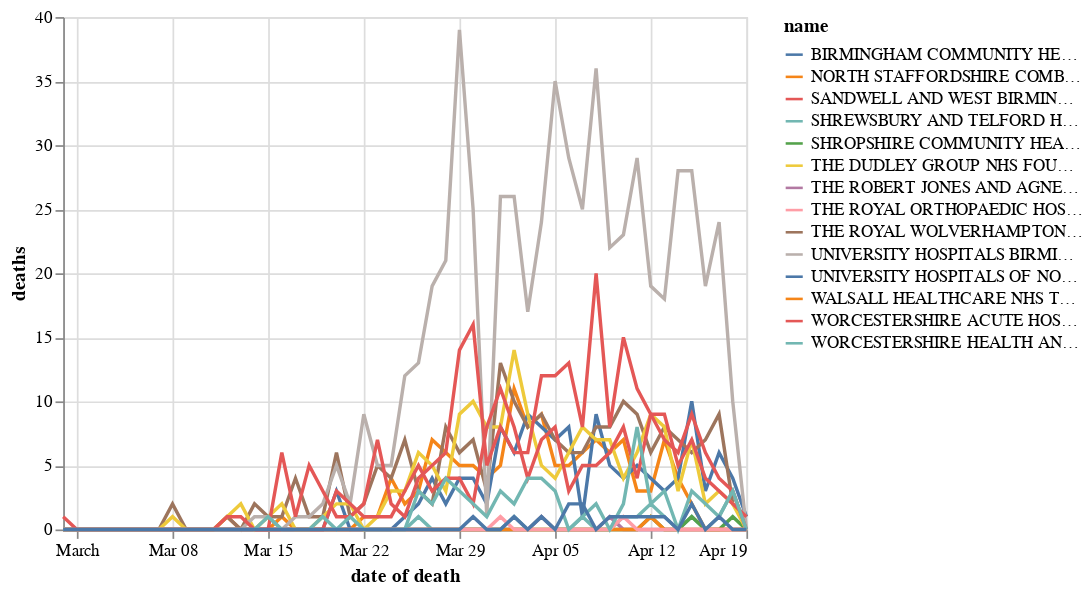

Write notebook code for a chart like this one.
### Markdown cell above
## Deaths on date died by trust

### Code cell
chart_doddbt = our_trusts_historical.copy()
chart_doddbt_latest = chart_doddbt['date reported'].max()
chart_doddbt = chart_doddbt[chart_doddbt['date reported'] == chart_doddbt_latest]
chart_doddbt = chart_doddbt.groupby(['code','name','date of death'], as_index=False)['deaths'].sum()
chart_doddbt['cumulative deaths'] = chart_doddbt.groupby('name').cumsum()

alt.Chart(chart_doddbt).mark_line().encode(
    x='date of death',
    y='deaths',
    color='name'
)

### Figure 1 — Vega-Lite specification as saved in the notebook (floating-point values rounded to 4 significant figures; data arrays with more than 128 entries replaced by an {"elided": "..."} marker saying what was removed)
{"config": {"view": {"continuousWidth": 400, "continuousHeight": 300}}, "data": {"name": "data-457eb793dc24a7c9db36f6272bd11c35"}, "mark": "line", "encoding": {"color": {"type": "nominal", "field": "name"}, "x": {"type": "temporal", "field": "date of death"}, "y": {"type": "quantitative", "field": "deaths"}}, "$schema": "https://vega.github.io/schema/vega-lite/v4.8.1.json", "datasets": {"data-457eb793dc24a7c9db36f6272bd11c35": {"elided": "714 records"}}}
